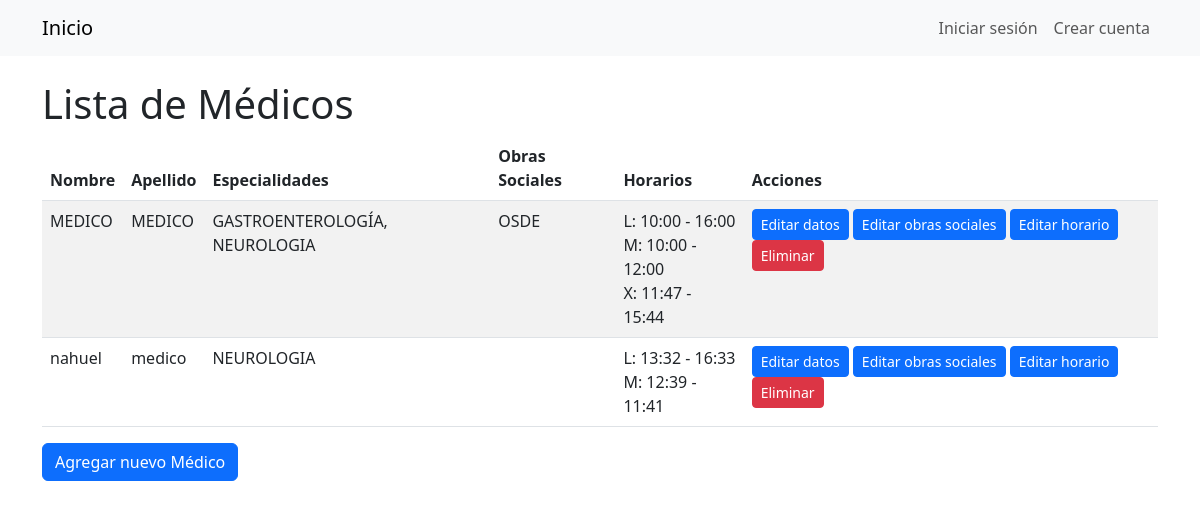
The app's page /medicos/, older data.
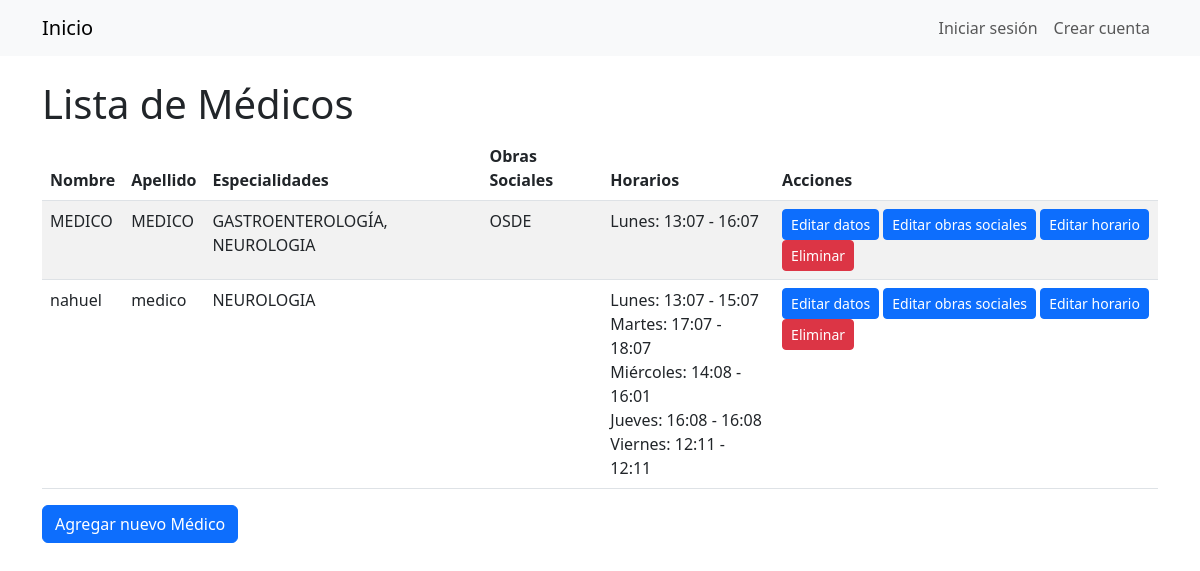
The same page, newer data.
### Gestion/models/medico.py (models this page shows, shortened)
class Medico(models.Model):
    usuario = models.OneToOneField(Usuario, on_delete=models.CASCADE, primary_key=True)
    especialidades = models.ManyToManyField('EspecialidadMedica')
    matricula = models.IntegerField()
    obra_social = models.ManyToManyField('ObraSocial', blank=True, through='PrecioConsulta', related_name='medicos')
    class Meta:
        verbose_name='Medico'
        verbose_name_plural = 'Medicos'

class EspecialidadMedica(models.Model):
    nombre = models.CharField(max_length=100)
    class Meta:
        verbose_name_plural = 'Especialidades'

class ObraSocial(models.Model):
    nombre = models.CharField(max_length=100)

class HorarioDia(models.Model):
    DIA_CHOICES = [
        ('Lunes', 'Lunes'),
        ('Martes', 'Martes'),
        ('Miércoles', 'Miércoles'),
        ('Jueves', 'Jueves'),
        ('Viernes', 'Viernes'),
        ('Sabado', 'Sábado'),
    ]
    medico = models.ForeignKey(Medico, on_delete=models.CASCADE, related_name='horarios_dias')
    dia = models.CharField(max_length=9, choices=DIA_CHOICES)
    hora_inicio = models.TimeField()
    hora_fin = models.TimeField()
    class Meta:
        unique_together = ('medico', 'dia')
        verbose_name = 'Horario de Día'
        verbose_name_plural = 'Horarios de Días'

### Gestion/models/usuario.py (models this page shows, shortened)
class Usuario(AbstractBaseUser):
    dni = models.IntegerField(unique=True)
    nombre = models.CharField(max_length=30)
    apellido = models.CharField(max_length=30)
    email = models.EmailField(max_length=60)
    telefono = models.CharField(max_length=12)
    is_active = models.BooleanField(default=True)
    is_staff = models.BooleanField(default=False)
    is_superuser = models.BooleanField(default=False)
    groups = models.ManyToManyField(
        Group,
        verbose_name='grupos',
        blank=True,
        help_text='Los grupos a los que pertenece el usuario.',
        related_name='user_set'
    )
    user_permissions = models.ManyToManyField(
        Permission,
        verbose_name='permisos',
        blank=True,
        help_text='Permisos específicos para este usuario.',
        related_name='user_set'
    )
    USERNAME_FIELD = 'dni'
    REQUIRED_FIELDS = ['nombre', 'apellido', 'email', 'telefono']
    objects = UsuarioManager()

### Gestion/views.py (the view)
# urls.py: path('medicos/', views.MedicoListView.as_view(), name='medico_list'),
class MedicoListView(generic.ListView):
    model = Medico
    template_name = 'medico/medico_list.html'

### Gestion/templates/medico/medico_list.html
{% extends 'base.html' %}
{% block content %}
  <h1>Lista de Médicos</h1>
  <table class="table table-striped">
    <thead>
      <tr>
        <th scope="col">Nombre</th>
        <th scope="col">Apellido</th>
        <th scope="col">Especialidades</th>
        <th scope="col">Obras Sociales</th>
        <th scope="col">Horarios</th>
        <th scope="col">Acciones</th>
      </tr>
    </thead>
    <tbody>
      {% for medico in object_list %}
        <tr>
          <td>{{ medico.usuario.nombre }}</td>
          <td>{{ medico.usuario.apellido }}</td>
          <td>
            {% for especialidad in medico.especialidades.all %}
              {{ especialidad.nombre }}{% if not forloop.last %}, {% endif %}
            {% endfor %}
          </td>
          <td>
            {% for obra_social in medico.obra_social.all %}
              {{ obra_social.nombre }}{% if not forloop.last %}, {% endif %}
            {% endfor %}
          </td>
          <td>
            {% for horario in medico.horarios_dias.all %}
              {{ horario.dia }}: {{ horario.hora_inicio|time:'H:i' }} - {{ horario.hora_fin|time:'H:i' }}<br>
            {% empty %}
              No hay horarios para este médico.
            {% endfor %}
          </td>
          <td>
            <a href="{% url 'medico_update' medico.pk %}" class="btn btn-sm btn-primary">Editar datos</a>
            <a href="{% url 'medico_precioconsulta_list' medico.pk %}" class="btn btn-sm btn-primary">Editar obras sociales</a>
            <a href="{% url 'horario_list' medico.pk %}" class="btn btn-sm btn-primary">Editar horario</a>
            <a href="{% url 'medico_delete' medico.pk %}" class="btn btn-sm btn-danger">Eliminar</a>
          </td>
        </tr>
      {% endfor %}
    </tbody>
  </table>
  <a href="{% url 'medico_create' %}" class="btn btn-primary">Agregar nuevo Médico</a>
{% endblock %}

### Gestion/templates/base.html (shortened to what this page needs)
<!DOCTYPE html>
<html lang="es">
<head>
    <link href="https://cdn.jsdelivr.net/npm/bootstrap@5.3.0-alpha1/dist/css/bootstrap.min.css" rel="stylesheet">
</head>
<body>
<nav class="navbar navbar-expand-lg navbar-light bg-light">
  <div class="container">
    <a class="navbar-brand" href="{% url 'home' %}">Inicio</a>
    <div class="collapse navbar-collapse" id="navbarSupportedContent">
      <ul class="navbar-nav ms-auto mb-2 mb-lg-0">
        {% if user.is_authenticated %}
          <li class="nav-item">
            <span class="nav-link">{{ user.get_full_name }}</span>
          </li>
          <li class="nav-item">
            <span class="nav-link">{{ user.groups.first.name }}</span>
          </li>
          <li class="nav-item">
            <a class="nav-link text-danger " href="{% url 'logout' %}">Cerrar sesión</a>
          </li>
        {% else %}
          <li class="nav-item">
            <a class="nav-link" href="{% url 'login' %}">Iniciar sesión</a>
          </li>
          <li class="nav-item">
            <a class="nav-link" href="{% url 'paciente_create' %}">Crear cuenta</a>
          </li>
        {% endif %}
      </ul>
    </div>
  </div>
</nav>
<div class="container mt-4">
  {% block content %}
  {% endblock %}
</div>
</body>
</html>

Row changes from the older to the newer data that the page shows:
removed HorarioDia: dia "L", hora_inicio "10:00", hora_fin "16:00", shown under Medico "MEDICO"
removed HorarioDia: dia "M", hora_inicio "10:00", hora_fin "12:00", shown under Medico "MEDICO"
removed HorarioDia: dia "X", hora_inicio "11:47", hora_fin "15:44", shown under Medico "MEDICO"
removed HorarioDia: dia "L", hora_inicio "13:32", hora_fin "16:33", shown under Medico "nahuel"
removed HorarioDia: dia "M", hora_inicio "12:39", hora_fin "11:41", shown under Medico "nahuel"
added HorarioDia: dia "Lunes", hora_inicio "13:07", hora_fin "16:07", shown under Medico "MEDICO"
added HorarioDia: dia "Lunes", hora_inicio "13:07", hora_fin "15:07", shown under Medico "nahuel"
added HorarioDia: dia "Martes", hora_inicio "17:07", hora_fin "18:07", shown under Medico "nahuel"
added HorarioDia: dia "Miércoles", hora_inicio "14:08", hora_fin "16:01", shown under Medico "nahuel"
added HorarioDia: dia "Jueves", hora_inicio "16:08", hora_fin "16:08", shown under Medico "nahuel"
added HorarioDia: dia "Viernes", hora_inicio "12:11", hora_fin "12:11", shown under Medico "nahuel"
